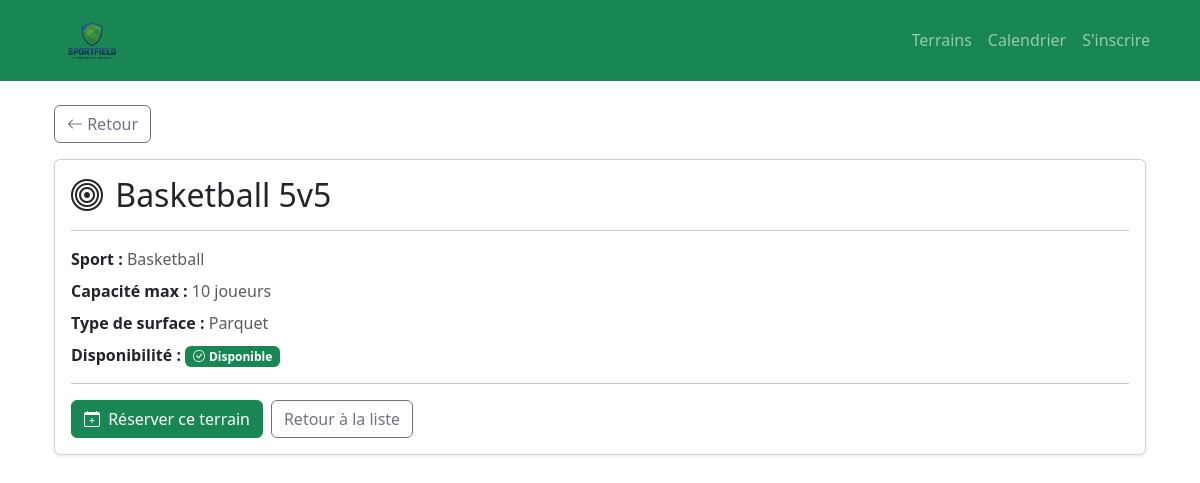
Page /terrain/4/ on the committed database.
### reservations/models.py (models this page shows, shortened)
class Terrain(models.Model):
    TYPE_CHOICES = [
        ('gazon', 'Gazon'),
        ('synthetique', 'Synthétique'),
        ('parquet', 'Parquet'),
        ('terre', 'Terre battue'),
    ]
    nom = models.CharField(max_length=150)
    type_surface = models.CharField(max_length=20, choices=TYPE_CHOICES)
    type_sport = models.ForeignKey(Sport, on_delete=models.PROTECT, related_name='terrains')
    disponibilite = models.BooleanField(default=True)

class Sport(models.Model):
    nom_sport = models.CharField(max_length=100)
    capacite_max = models.IntegerField()

### reservations/views.py (the view)
# urls.py: path('terrain/<int:pk>/',views.terrain_detail, name='terrain_detail'),
def terrain_detail(request, pk):
    terrain      = get_object_or_404(Terrain, pk=pk)
    reservations = terrain.reservations.order_by(
                       'date_reservation', 'heure_debut')
    return render(request, 'reservations/terrain_detail.html', {
        'terrain':      terrain,
        'reservations': reservations,
    })

### reservations/templates/reservations/terrain_detail.html (shortened to what this page needs)
{% extends 'reservations/base.html' %}
{% block content %}
<div class="container">
  <a href="{% url 'terrain_list' %}" class="btn btn-outline-secondary mb-3">
    <i class="bi bi-arrow-left"></i> Retour
  </a>
  <div class="card shadow-sm">
    <div class="card-body">
      <h2 class="card-title mb-3">
        {% if terrain.type_sport.nom_sport == "Football" %}
          <i class="bi bi-dribbble me-1"></i>
        {% elif terrain.type_sport.nom_sport == "Tennis" %}
          <i class="bi bi-circle me-1"></i>
        {% elif terrain.type_sport.nom_sport == "Basketball" %}
          <i class="bi bi-bullseye me-1"></i>
        {% else %}
          <i class="bi bi-trophy me-1"></i>
        {% endif %}
        {{ terrain.nom }}
      </h2>
      <hr>
      <p class="mb-2">
        <strong>Sport :</strong>
        <span class="text-muted">{{ terrain.type_sport.nom_sport }}</span>
      </p>
      <p class="mb-2">
        <strong>Capacité max :</strong>
        <span class="text-muted">{{ terrain.type_sport.capacite_max }} joueurs</span>
      </p>
      <p class="mb-2">
        <strong>Type de surface :</strong>
        <span class="text-muted">{{ terrain.get_type_surface_display }}</span>
      </p>
      <p class="mb-3">
        <strong>Disponibilité :</strong>
        {% if terrain.disponibilite %}
          <span class="badge bg-success">
            <i class="bi bi-check-circle me-1"></i>Disponible
          </span>
        {% else %}
          <span class="badge bg-danger">
            <i class="bi bi-x-circle me-1"></i>Indisponible
          </span>
        {% endif %}
      </p>
      <hr>
      <div class="d-flex gap-2">
        {% if terrain.disponibilite %}
          <a href="{% url 'reserver' terrain.pk %}" class="btn btn-success">
            <i class="bi bi-calendar-plus me-1"></i> Réserver ce terrain
          </a>
        {% endif %}
        <a href="{% url 'terrain_list' %}" class="btn btn-outline-secondary">
          Retour à la liste
        </a>
      </div>
    </div>
  </div>
</div>
{% endblock %}

### rows in the picture
Terrain: nom "Basketball 5v5", type_sport.nom_sport "Basketball", type_sport.capacite_max "10", type_surface "Parquet"
